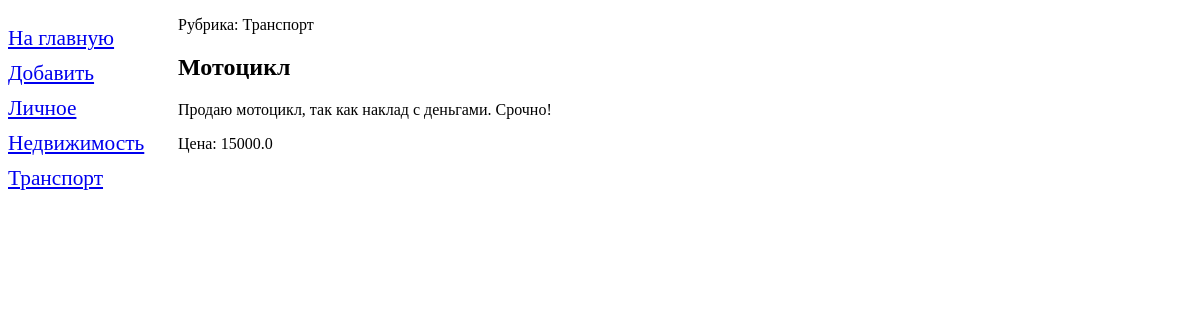
The page /bboard/detail/60/ on the database its author committed.
### bboard/models.py (models this page shows, shortened)
class Rubric(models.Model):
	name = models.CharField(max_length = 20, db_index = True, verbose_name = 'Название')
	class Meta:
		verbose_name_plural = 'Рубрики'
		verbose_name = 'Рубрика'
		ordering = ['name']

class Bb(models.Model):
	title = models.CharField(max_length = 50, verbose_name = 'Название товара', validators = [validators.RegexValidator(regex = '')], error_messages = {'invalid':'Неправильное заполнение названия, уберите пожалуйста спец. символы'} ) # Текстовый тип данных, который говорит, что максимум 50 символов
	content = models.TextField(null = True, blank = True, verbose_name = 'Описание') # Тоже текстовый, но в этот раз неограничен по символам (необязателен к заполнению)
	price = models.FloatField(null = True, blank = True, verbose_name = 'Цена') # цифро-вещественный (необязателен)
	published = models.DateTimeField(auto_now_add = True, db_index = True, verbose_name = 'Дата публикации') # Дата и время (выставвляется само) db_index выставляет индексы в базе данных (понадобиться позже, когда будем соритровать по времени)
	rubric = models.ForeignKey('Rubric', null = True, on_delete = models.PROTECT, verbose_name = 'Рубрика') # Тут у нас связь один к многим (используется в выезжающем списке)
	class Meta:
		verbose_name_plural = 'Объявления' # Название модели в множественном числе
		verbose_name = 'Объявление' # Просто название модели
		ordering = ['-published'] # Соритровка полей по умолчанию

### bboard/views.py (the view)
# urls.py: path('detail/<int:pk>/', condition(last_modified_func = bb_lmf) (BbDetailView.as_view()), name = 'detail'), # Детали заказа (вся страница под один заказ) Тут у нас используется кэш, то есть если дата 
class BbDetailView(DetailView): # Для того чтобы увидеть детали объявления
	model = Bb
	def get_context_data(self, *args, **kwargs):
		context = super().get_context_data(*args, **kwargs)
		context['rubrics'] = Rubric.objects.all()
		return context

### bboard/views.py (called while the page is built)
def bb_lmf(request, pk): #Эта функция для кэша класса снизу (СМОТРЕТЬ URLS ПРИЛОЖЕНИЯ)
	return Bb.objects.get(pk = pk).published #Если дата публикации не изменилась, значит берет из кэша страницу

### bboard/templates/bboard/bb_detail.html (shortened to what this page needs)
{% extends 'layout/basic.html' %}
	{% block content %}
	<p>Рубрика: {{ bb.rubric.name }}</p>
	<h2>{{ bb.title }}</h2>
	<p>{{ bb.content }}</p>
	<p>Цена: {{ bb.price }}</p>
	{% endblock %}

### bboard/templates/layout/basic.html (shortened to what this page needs)
{% load static%}
<!DOCTYPE html>
<html>
<head>
	<link rel="stylesheet" type="text/css" href="{% static 'bboard/style.css' %}">
</head>
<body>
	<nav>
		<a href="{% url 'index' %}">На главную</a>
		<a href="{% url 'add' %}">Добавить</a>
		{% for rubric in rubrics %}
		<a href="{% url 'by_rubric' rubric.pk %}">{{ rubric.name }}</a>
		{% endfor %}
	</nav>
	<section>
		{% block content %}
		{% endblock %}
	</section>
</body>
</html>

### bboard/static/bboard/style.css (style rules this page uses)
nav { font-size: 16pt; width: 150px; float: left; }
nav a { display: block; margin: 10px 0px; }
section { margin-left: 170px; }

### rows shown on the page
Rubric: name "Личное"
Rubric: name "Недвижимость"
Rubric: name "Транспорт"
Bb: rubric.name "Транспорт", title "Мотоцикл", content "Продаю мотоцикл, так как наклад с деньгами. Срочно!", price "15000.0"
